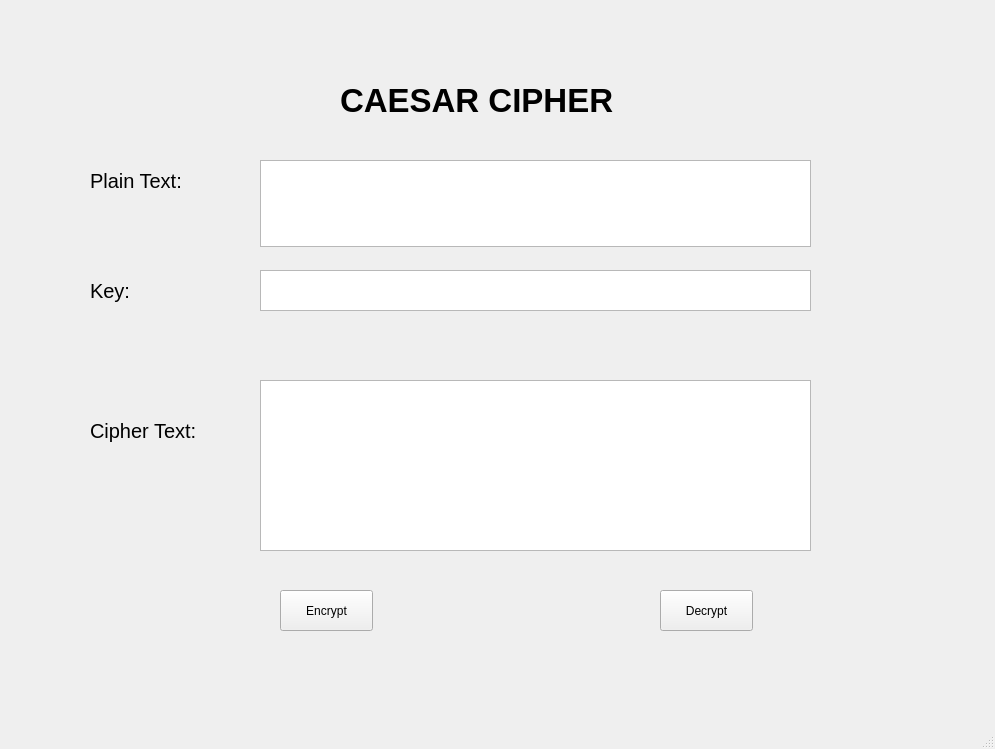
<?xml version="1.0" encoding="UTF-8"?>
<ui version="4.0">
 <class>MainWindow</class>
 <widget class="QMainWindow" name="MainWindow">
  <property name="geometry">
   <rect>
    <x>0</x>
    <y>0</y>
    <width>995</width>
    <height>749</height>
   </rect>
  </property>
  <property name="windowTitle">
   <string>MainWindow</string>
  </property>
  <widget class="QWidget" name="centralwidget">
   <widget class="QLabel" name="label">
    <property name="geometry">
     <rect>
      <x>90</x>
      <y>160</y>
      <width>111</width>
      <height>41</height>
     </rect>
    </property>
    <property name="font">
     <font>
      <pointsize>15</pointsize>
     </font>
    </property>
    <property name="text">
     <string>Plain Text:</string>
    </property>
   </widget>
   <widget class="QLabel" name="label_2">
    <property name="geometry">
     <rect>
      <x>90</x>
      <y>270</y>
      <width>111</width>
      <height>41</height>
     </rect>
    </property>
    <property name="font">
     <font>
      <pointsize>15</pointsize>
     </font>
    </property>
    <property name="text">
     <string>Key:</string>
    </property>
   </widget>
   <widget class="QLabel" name="label_3">
    <property name="geometry">
     <rect>
      <x>90</x>
      <y>410</y>
      <width>141</width>
      <height>41</height>
     </rect>
    </property>
    <property name="font">
     <font>
      <pointsize>15</pointsize>
     </font>
    </property>
    <property name="text">
     <string>Cipher Text:</string>
    </property>
   </widget>
   <widget class="QTextEdit" name="txtPlaintext">
    <property name="geometry">
     <rect>
      <x>260</x>
      <y>160</y>
      <width>551</width>
      <height>87</height>
     </rect>
    </property>
   </widget>
   <widget class="QTextEdit" name="txtKey">
    <property name="geometry">
     <rect>
      <x>260</x>
      <y>270</y>
      <width>551</width>
      <height>41</height>
     </rect>
    </property>
   </widget>
   <widget class="QTextEdit" name="txtCiphertext">
    <property name="geometry">
     <rect>
      <x>260</x>
      <y>380</y>
      <width>551</width>
      <height>171</height>
     </rect>
    </property>
   </widget>
   <widget class="QPushButton" name="btnEncrypt">
    <property name="geometry">
     <rect>
      <x>280</x>
      <y>590</y>
      <width>93</width>
      <height>41</height>
     </rect>
    </property>
    <property name="text">
     <string>Encrypt</string>
    </property>
   </widget>
   <widget class="QLabel" name="label_4">
    <property name="geometry">
     <rect>
      <x>340</x>
      <y>80</y>
      <width>351</width>
      <height>41</height>
     </rect>
    </property>
    <property name="font">
     <font>
      <pointsize>25</pointsize>
      <weight>75</weight>
      <bold>true</bold>
     </font>
    </property>
    <property name="text">
     <string>CAESAR CIPHER</string>
    </property>
   </widget>
   <widget class="QPushButton" name="btnDecrypt">
    <property name="geometry">
     <rect>
      <x>660</x>
      <y>590</y>
      <width>93</width>
      <height>41</height>
     </rect>
    </property>
    <property name="text">
     <string>Decrypt</string>
    </property>
   </widget>
  </widget>
  <widget class="QMenuBar" name="menubar">
   <property name="geometry">
    <rect>
     <x>0</x>
     <y>0</y>
     <width>995</width>
     <height>26</height>
    </rect>
   </property>
  </widget>
  <widget class="QStatusBar" name="statusbar"/>
 </widget>
 <resources/>
 <connections/>
</ui>
